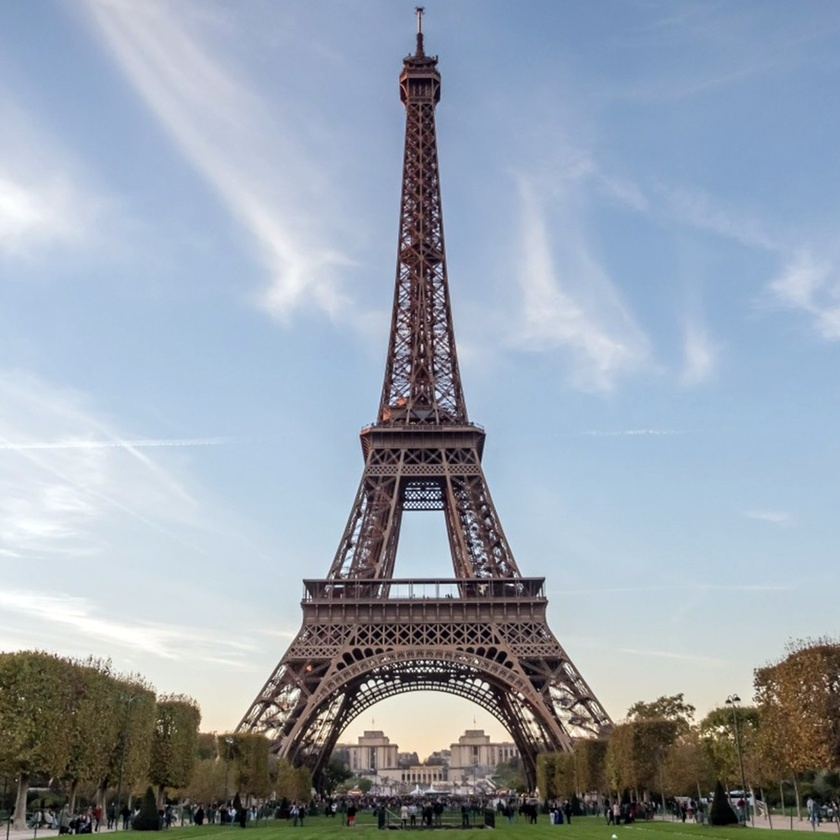
#> input picture eiffel_tower.jpg, 840 x 840 px, shrunk from 1000 x 1000 before the run
$ jupyter execute SIFT_TEST_1.ipynb   (shell and % lines are left out)
#> lines starting #> are read from the running program, lines starting #| are printed output that depends on the picture
[cell 1]
# !python -m pip uninstall opencv-python --yes (To uninstall packages Sample)

# !pip install opencv-contrib-python (Use this to be able to use SIFT)

[cell 2]
import cv2
import matplotlib.pyplot as plt

#reading image
img1 = cv2.imread('eiffel_tower.jpg')
#> img1 is the input picture: shape (840, 840, 3); mean B, G, R 175.8, 163.1, 152.2
gray1 = cv2.cvtColor(img1, cv2.COLOR_BGR2GRAY)
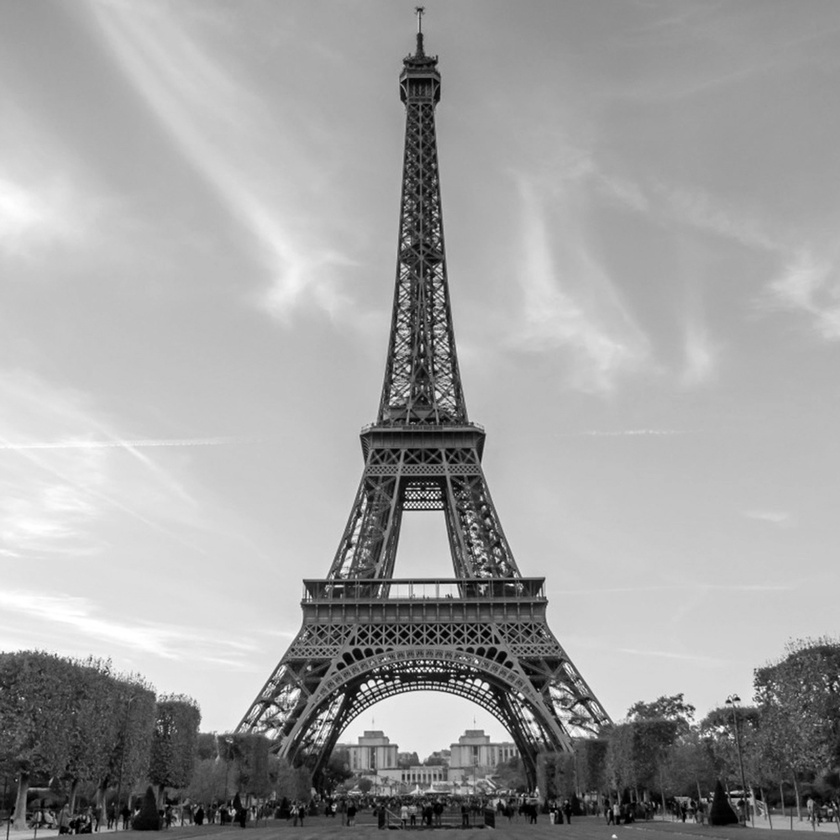
#> gray1: shape (840, 840); min 0, max 255, mean 161.3

#keypoints
sift = cv2.xfeatures2d.SIFT_create()
keypoints_1, descriptors_1 = sift.detectAndCompute(img1,None)
#> keypoints_1 = 4069 keypoints; strongest (x, y, size): (422, 662, 2), (511, 585, 2), (427, 662, 2), (408, 671, 1.9)

img_1 = cv2.drawKeypoints(gray1,keypoints_1,img1)
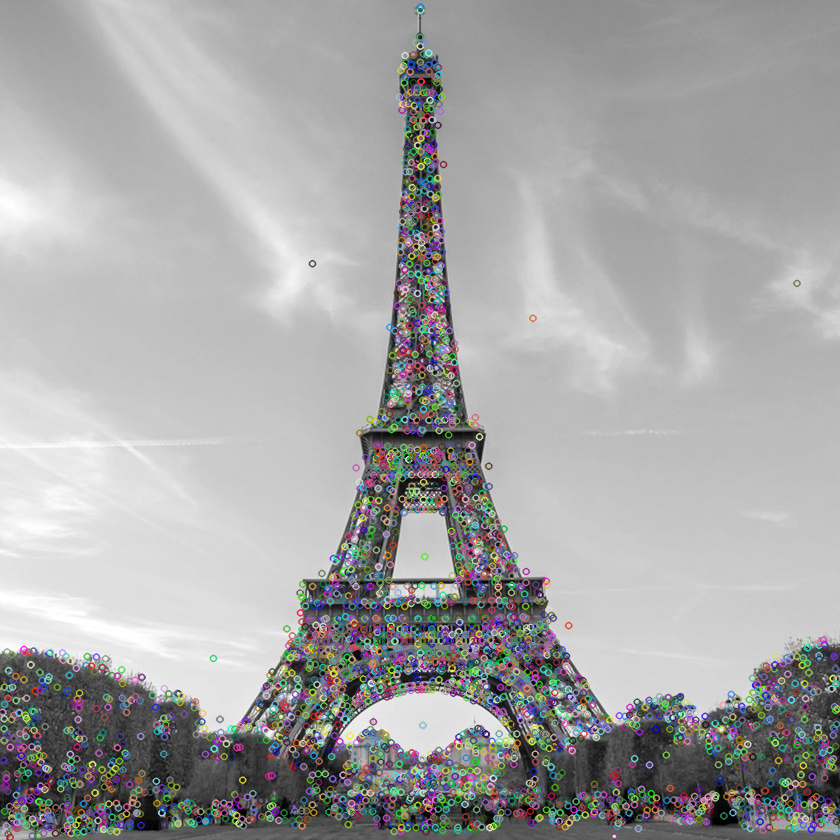
#> img_1: shape (840, 840, 3); mean B, G, R 164.9, 164.9, 164.9
plt.imshow(img_1)
